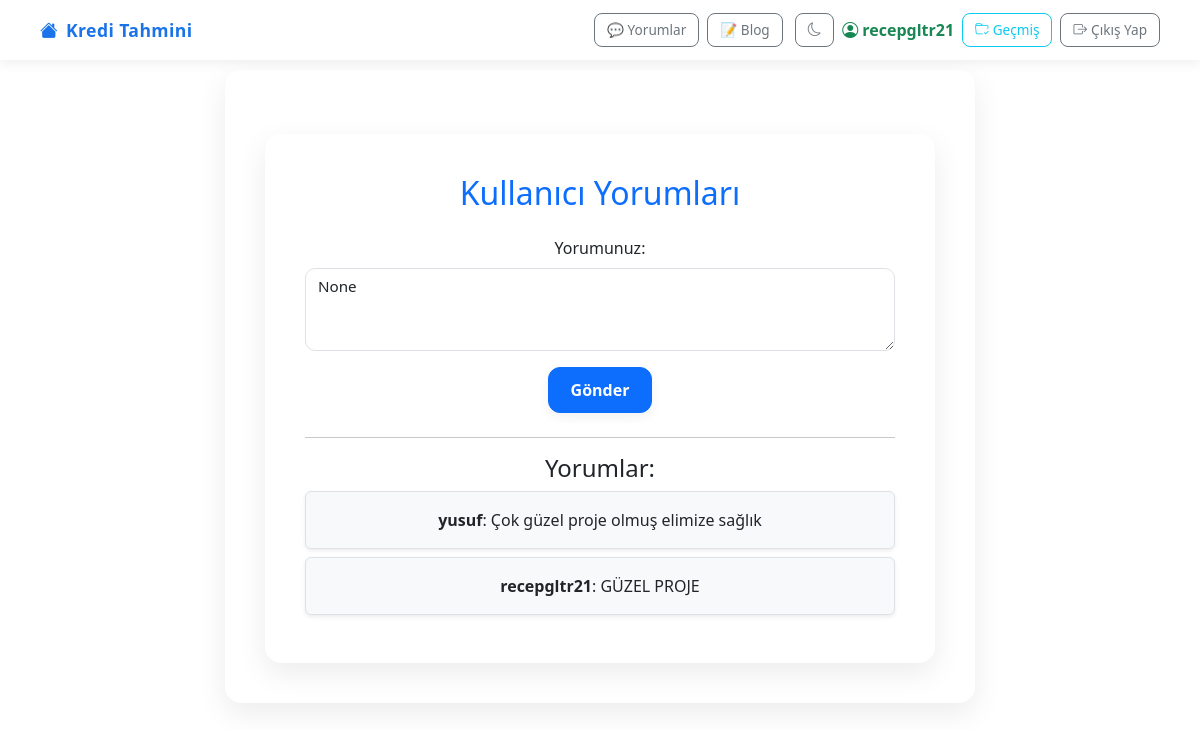
The page /yorumlar/ (signed in) on the database its author committed.
### hesap/models.py (models this page shows, shortened)
class KullaniciYorumu(models.Model):
    kullanici = models.ForeignKey(User, on_delete=models.CASCADE)
    yorum = models.TextField()
    tarih = models.DateTimeField(auto_now_add=True)

### hesap/views.py (the view)
# urls.py: path('yorumlar/', views.yorumlar, name='yorumlar'),
@login_required
def yorumlar(request):
    if request.method == 'POST':
        form = KullaniciYorumuForm(request.POST)
        if form.is_valid():
            yorum = form.save(commit=False)
            yorum.kullanici = request.user
            yorum.save()
    else:
        form = KullaniciYorumuForm()
    tum_yorumlar = KullaniciYorumu.objects.all().order_by('-tarih')
    return render(request, 'hesap/yorumlar.html', {
        'form': form,
        'yorumlar': tum_yorumlar
    })

### hesap/forms.py
class KullaniciYorumuForm(forms.ModelForm):
    class Meta:
        model = KullaniciYorumu
        fields = ['yorum']

### templates/hesap/yorumlar.html (shortened to what this page needs)
{% extends 'base.html' %}
{% load static %}
{% block content %}
<div class="container mt-4">
    <h2 class="mb-4 text-primary">Kullanıcı Yorumları</h2>
    <form method="post" class="mb-4">
        <div class="mb-3">
            <label for="yorum" class="form-label">Yorumunuz:</label>
            <textarea name="yorum" rows="3" class="form-control" required>{{ form.yorum.value }}</textarea>
        </div>
        <button type="submit" class="btn btn-primary">Gönder</button>
    </form>
    <hr>
    <h4>Yorumlar:</h4>
    {% for y in yorumlar %}
        <div class="p-3 mb-2 border rounded shadow-sm" style="background-color: var(--bs-tertiary-bg);">
            <strong>{{ y.kullanici.username }}</strong>: {{ y.yorum }}
        </div>
    {% empty %}
        <p>Henüz yorum yapılmamış.</p>
    {% endfor %}
</div>
{% endblock %}

### templates/base.html (shortened to what this page needs)
{% load static %}
<!DOCTYPE html>
<html lang="tr">
<head>
    <link rel="stylesheet" href="https://cdn.jsdelivr.net/npm/bootstrap@5.3.0/dist/css/bootstrap.min.css">
    <link rel="stylesheet" href="https://cdn.jsdelivr.net/npm/bootstrap-icons@1.10.5/font/bootstrap-icons.css">
    <link rel="stylesheet" href="{% static 'css/style.css' %}">
</head>
<body>
<nav class="navbar navbar-light fixed-top">
  <div class="container-fluid px-4 d-flex justify-content-between align-items-center">
    <a class="navbar-brand text-primary" href="{% url 'anasayfa' %}">
      <i class="bi bi-house-fill me-2"></i>Kredi Tahmini
    </a>
    <div class="d-flex align-items-center gap-2">
      {% if user.is_authenticated %}
        <a href="{% url 'yorumlar' %}" class="btn btn-outline-secondary btn-sm">
          💬 Yorumlar
        </a>
        <a href="{% url 'blog_list' %}" class="btn btn-outline-secondary btn-sm">
          📝 Blog
        </a>
      {% endif %}
      <button id="themeToggle" class="btn btn-sm btn-outline-secondary ms-1" title="Tema Değiştir">
        <i class="bi bi-moon"></i>
      </button>
      {% if user.is_authenticated %}
        <a href="{% url 'profil' %}" class="text-success navbar-username">
          <i class="bi bi-person-circle me-1"></i>{{ user.username }}
        </a>
        <a href="{% url 'basvuru_gecmisi' %}" class="btn btn-outline-info btn-sm">
          <i class="bi bi-folder-check me-1"></i>Geçmiş
        </a>
        <a class="btn btn-outline-secondary btn-sm" href="{% url 'cikis' %}">
          <i class="bi bi-box-arrow-right me-1"></i>Çıkış Yap
        </a>
      {% endif %}
    </div>
  </div>
</nav>
<div class="container mt-4">
    {% block content %}{% endblock %}
</div>
</body>
</html>

### static/css/style.css (style rules this page uses)
body { background-color: #f0f2f5; font-family: 'Segoe UI', Tahoma, Geneva, Verdana, sans-serif; margin: 0; padding: 0; scroll-behavior: smooth; color: #212529; }
.navbar { padding: 0.6rem 1.2rem; height: 60px; background-color: #ffffff !important; box-shadow: 0 4px 10px rgba(0, 0, 0, 0.06); position: fixed; top: 0; width: 100%; z-index: 999; transition: background-color 0.3s ease; }
.navbar-brand { font-weight: 700; color: #1a73e8 !important; font-size: 1.1rem; letter-spacing: 0.5px; }
.btn-primary, .btn-success, .btn-outline-primary { border-radius: 12px; padding: 10px 22px; font-weight: 600; box-shadow: 0 4px 12px rgba(0, 0, 0, 0.06); transition: all 0.3s ease; }
.container { background: #ffffff; padding: 40px; border-radius: 16px; box-shadow: 0 10px 30px rgba(0, 0, 0, 0.08); margin-top: 100px; max-width: 750px; text-align: center; }
.form-control { border-radius: 10px; font-size: 0.95rem; }

### templates/base.html (style rules this page uses)
body { margin-top: 70px; background-color: var(--bs-body-bg); font-family: 'Segoe UI', Tahoma, Geneva, Verdana, sans-serif; }
.navbar { padding: 0.6rem 1rem; background-color: var(--bs-body-bg) !important; box-shadow: 0 4px 10px rgba(0,0,0,0.06); }
.navbar-username { text-decoration: none; font-weight: 600; }
.navbar-brand { font-weight: 700; font-size: 1.1rem; letter-spacing: 0.4px; }
.btn-sm { border-radius: 8px; font-size: 0.85rem; padding: 6px 12px; }

### rows shown on the page
KullaniciYorumu: kullanici.username "yusuf", yorum "Çok güzel proje olmuş elimize sağlık"
KullaniciYorumu: kullanici.username "recepgltr21", yorum "GÜZEL PROJE"

### other values the page prints
{{ user.username }} "recepgltr21"
